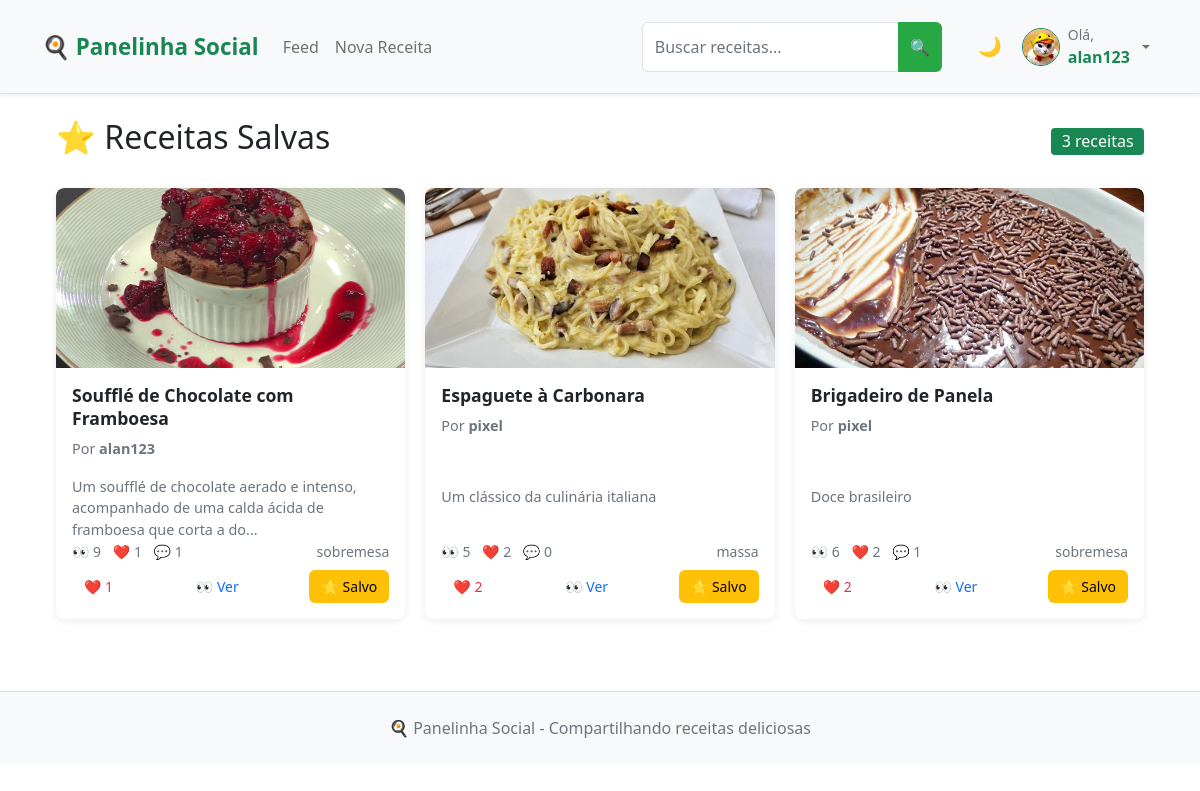
/saved_recipes (signed in), run on an earlier commit of the app's database.
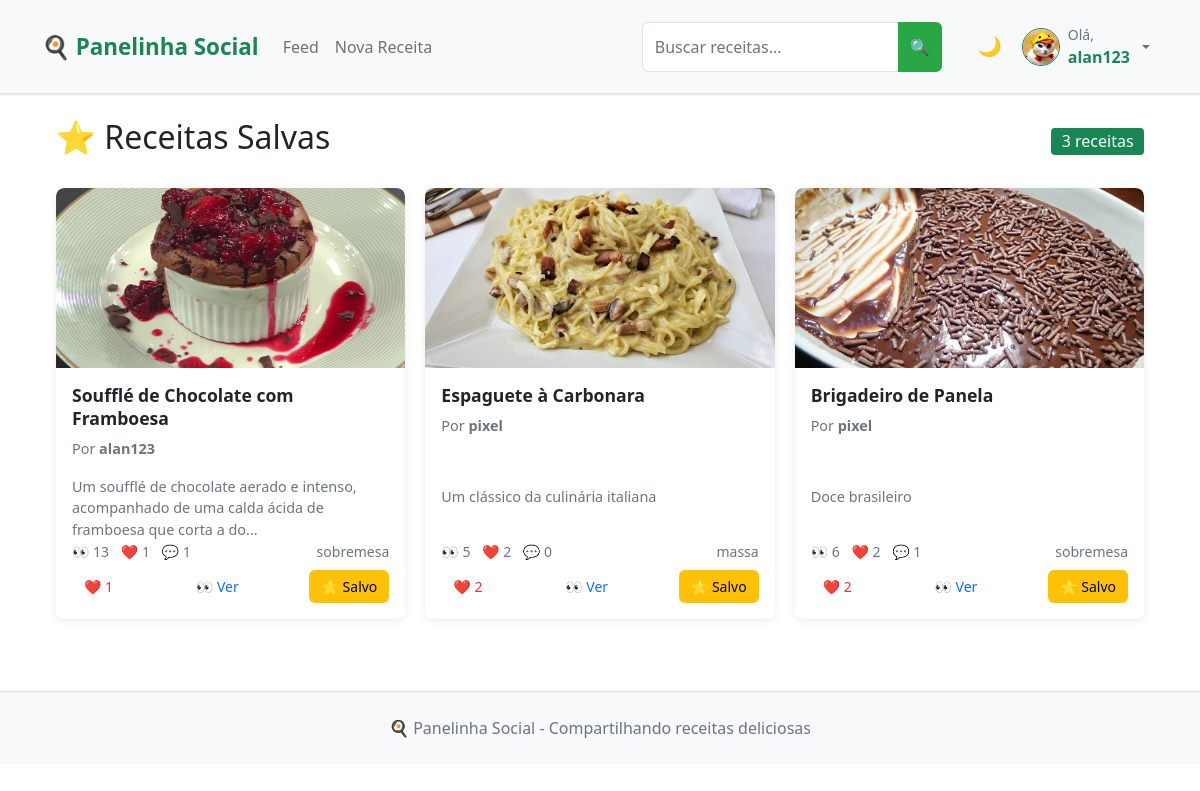
And on a later commit of the database.
### app.py (models this page shows, shortened)
class Recipe(db.Model):
    __tablename__ = 'recipe'
    id = db.Column(db.Integer, primary_key=True)
    title = db.Column(db.String(100), nullable=False, index=True)
    description = db.Column(db.Text)
    ingredients = db.Column(db.Text)
    steps = db.Column(db.Text)
    image = db.Column(db.String(200))
    categories = db.Column(db.String(200))
    difficulty = db.Column(db.String(20), nullable=False, default='Fácil', index=True)  # NOVO CAMPO
    is_draft = db.Column(db.Boolean, default=False, index=True)
    created_at = db.Column(db.DateTime, default=datetime.utcnow, index=True)
    updated_at = db.Column(db.DateTime, default=datetime.utcnow, onupdate=datetime.utcnow)
    views = db.Column(db.Integer, default=0, index=True)
    user_id = db.Column(db.Integer, db.ForeignKey('user.id'), nullable=False, index=True)
    likes = db.relationship('Like', backref='recipe', lazy='select')
    comments = db.relationship('Comment', backref='recipe', lazy='select')
    saved_by = db.relationship('SavedRecipe', backref='recipe', lazy='select')
    def like_count(self):
        if hasattr(self, '_like_count'):
            return self._like_count
        return len(self.likes)
    def comment_count(self):
        if hasattr(self, '_comment_count'):
            return self._comment_count
        return len(self.comments)

class User(UserMixin, db.Model):
    __tablename__ = 'user'
    id = db.Column(db.Integer, primary_key=True)
    username = db.Column(db.String(64), unique=True, nullable=False, index=True)
    email = db.Column(db.String(120), unique=True, nullable=False, index=True)
    password_hash = db.Column(db.String(128))
    bio = db.Column(db.Text)
    profile_picture = db.Column(db.String(200))
    created_at = db.Column(db.DateTime, default=datetime.utcnow)
    recipes = db.relationship('Recipe', backref='author', lazy='select')
    likes = db.relationship('Like', backref='user', lazy='select')
    comments = db.relationship('Comment', backref='user', lazy='select')
    saved_recipes = db.relationship('SavedRecipe', backref='user', lazy='select')

### app.py (the view)
@app.route('/saved_recipes')
@login_required
def saved_recipes():
    saved_query = SavedRecipe.query.filter_by(user_id=current_user.id).order_by(SavedRecipe.saved_at.desc())
    saved_items = saved_query.all()
    if not saved_items:
        return render_template('saved_recipes.html', title='Receitas Salvas', recipes=[])
    recipe_ids = [item.recipe_id for item in saved_items]
    recipes_query = Recipe.query.filter(Recipe.id.in_(recipe_ids)).filter_by(is_draft=False)
    recipes = get_recipes_with_counts(recipes_query)
    recipe_dict = {recipe.id: recipe for recipe in recipes}
    ordered_recipes = [recipe_dict[item.recipe_id] for item in saved_items if item.recipe_id in recipe_dict]
    return render_template('saved_recipes.html', title='Receitas Salvas', recipes=ordered_recipes)

### app.py (called while the page is built)
@login_manager.user_loader
def load_user(id):
    return User.query.get(int(id))

### templates/saved_recipes.html (shortened to what the changed rows need)
{% extends "base.html" %}
{% block content %}
<div class="container-fluid">
    <div class="row">
        <div class="col-12">
            <div class="d-flex justify-content-between align-items-center mb-4">
                <h2>⭐ Receitas Salvas</h2>
            </div>
            {% if recipes %}
                <div class="row">
                    {% for recipe in recipes %}
                        <div class="col-xl-4 col-lg-6 col-md-6 mb-4">
                            <div class="card h-100 recipe-card">
                                <a href="{{ url_for('recipe_detail', recipe_id=recipe.id) }}" class="text-decoration-none">
                                    {% if recipe.image %}
                                        <img src="{{ url_for('static', filename='uploads/' + recipe.image) }}"
                                             class="card-img-top" alt="{{ recipe.title }}">
                                    {% else %}
                                        <div class="card-img-top bg-light d-flex align-items-center justify-content-center"
                                             style="height: 200px;">
                                            <span class="text-muted">📷 Sem imagem</span>
                                        </div>
                                    {% endif %}
                                </a>
                                <div class="card-body d-flex flex-column">
                                    <a href="{{ url_for('recipe_detail', recipe_id=recipe.id) }}" class="text-decoration-none text-dark">
                                        <h5 class="card-title">{{ recipe.title }}</h5>
                                    </a>
                                    <p class="card-text text-muted small">
                                        Por <strong>{{ recipe.author.username }}</strong>
                                    </p>
                                    <a href="{{ url_for('recipe_detail', recipe_id=recipe.id) }}" class="text-decoration-none text-dark flex-grow-1">
                                        <p class="card-text">{{ recipe.description[:100] }}{% if recipe.description|length > 100 %}...{% endif %}</p>
                                    </a>
                                    <div class="mt-auto">
                                        <div class="d-flex justify-content-between align-items-center mb-2">
                                            <div class="text-muted small">
                                                <span class="me-2">👀 {{ recipe.views }}</span>
                                                <span class="me-2">❤️ {{ recipe.like_count() }}</span>
                                                <span>💬 {{ recipe.comment_count() }}</span>
                                            </div>
                                            {% if recipe.categories %}
                                                <small class="text-muted">
                                                    {{ recipe.categories.split(',')[0] }}
                                                </small>
                                            {% endif %}
                                        </div>
                                        <div class="d-flex justify-content-between">
                                            <button class="btn btn-sm btn-outline-danger like-btn"
                                                    data-recipe-id="{{ recipe.id }}">
                                                ❤️ <span class="like-count">{{ recipe.like_count() }}</span>
                                            </button>
                                            <a href="{{ url_for('recipe_detail', recipe_id=recipe.id) }}"
                                               class="btn btn-sm btn-outline-primary">
                                                👀 Ver
                                            </a>
                                            <button class="btn btn-sm btn-outline-warning save-btn active"
                                                    data-recipe-id="{{ recipe.id }}"
                                                    title="Remover dos salvos">
                                                ⭐ Salvo
                                            </button>
                                        </div>
                                    </div>
                                </div>
                            </div>
                        </div>
                    {% endfor %}
                </div>
            {% endif %}
        </div>
    </div>
</div>
{% endblock %}

What changed in the data, as far as the page shows it:
changed Recipe "Soufflé de Chocolate com Framboesa": views "9" → "13"
